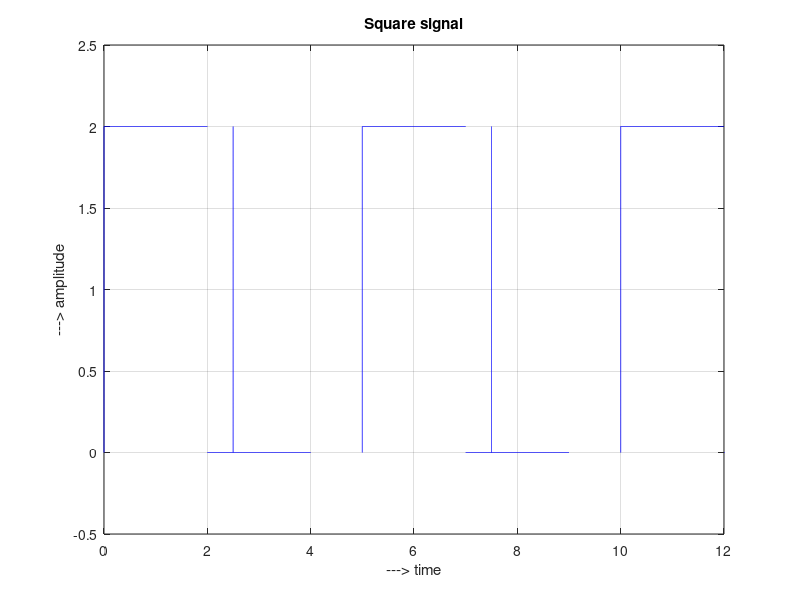

The MATLAB source for this figure:
clc; clear all; close all;

N = input('enter the number of cycles....');
M = input('enter the period....');
y = 0:0.001:2;
o = ones(size(y));

for j = 0:M/2:M*N             % VERTICAL lines
    plot(j*o, y, 'b'); grid on; hold on;
end

for k = 0:M:M*N               % TOP lines at height 2
    plot(k+y, 2*o, 'b'); grid on; hold on;
end

for k = 2:M:M*N               % BOTTOM lines at height 0
    plot(k+y, 0*o, 'b'); grid on; hold on;
end

hold off; axis([0 12 -0.5 2.5])
xlabel('---> time');
ylabel('---> amplitude');
title('Square signal');
